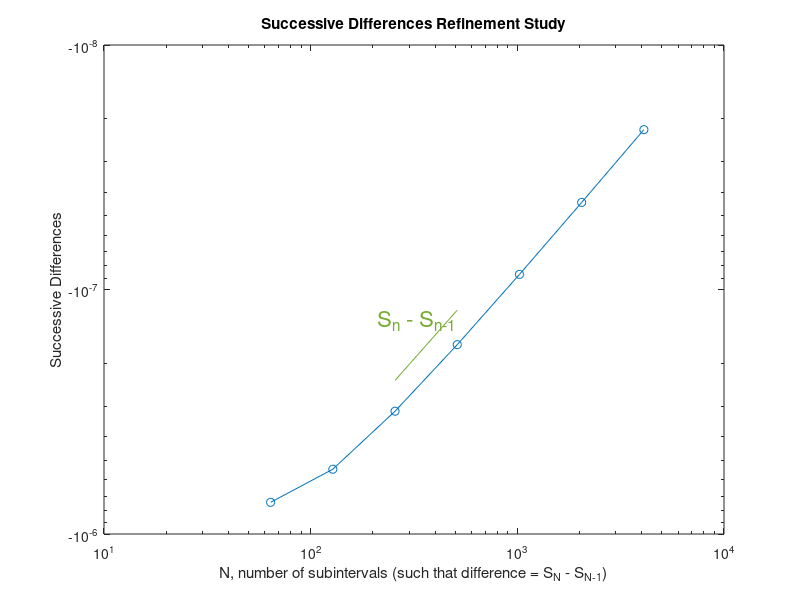

This figure's MATLAB source:
%% Problem Set 2 #1

clear;
clc;

f=@(x) (x.*exp(-(20*x).^2));    % function to integrate

I=(1-exp(-4))/800;              % exact integral
fprintf('Exact Integral = %e\n', I);

% x values for integration
x0=0;                           % lower bound
x1=0.1;                         % upper bound

Nvals=2.^(5:12);                % list of number of subintervals: 2^5, 2^6, ..., 2^12

Sn = zeros(1, length(Nvals));   % stores calculated approximations

% loop over number of subintervals
for n=1:length(Nvals)

    N = Nvals(n);               % current number of subintervals
    dx = (x1 - x0) / N;         % size of subinterval
    x = x0 + (1:N) * dx;        % vector of all right hand endpoint

    Sn(n) = dx*sum(f(x));       % store Riemann sum in list

end

% calculate successive differences
diffs = Sn(2:length(Sn)) - Sn(1:length(Sn) - 1);


% print table
columns = {'Difference of I_{2^n} and I_{2^{n-1}}', 'Difference', 'Ratio'};
labels = {'I_64 - I_32', 'I_128 - I_64', 'I_256 - I_128', 'I_512 - I_256', 'I_1024 - I_512', 'I_2048 - I_1024'};
ratio = diffs(2:length(diffs)) ./ diffs(1:length(diffs) - 1);


% ratios = table(labels', diffs(1:length(diffs)-1)', ratio', 'VariableNames', columns)


% delta x line
shift = 4;
shifted_y = 1.4 * diffs;
text_x = ((Nvals(4)+ Nvals(5)) / 2) * 0.55;
text_y = ((shifted_y(4)+ shifted_y(5)) / 2) * 0.75;

colorg=[0.4660, 0.6740, 0.1880];

figure;
P1 = loglog(Nvals(2:length(diffs)+1)', diffs, 'o-');    % need to match sizes
hold on;
loglog(Nvals(4:5)', shifted_y(4:5), '-', 'Color', colorg, 'MarkerFaceColor', colorg);       % delta x
text(text_x, text_y, "S_n - S_{n-1}", 'FontSize', 16, 'Color', colorg);                          % label
hold off;


title('Successive Differences Refinement Study');
xlabel('N, number of subintervals (such that difference = S_N - S_{N-1})');
ylabel('Successive Differences');
